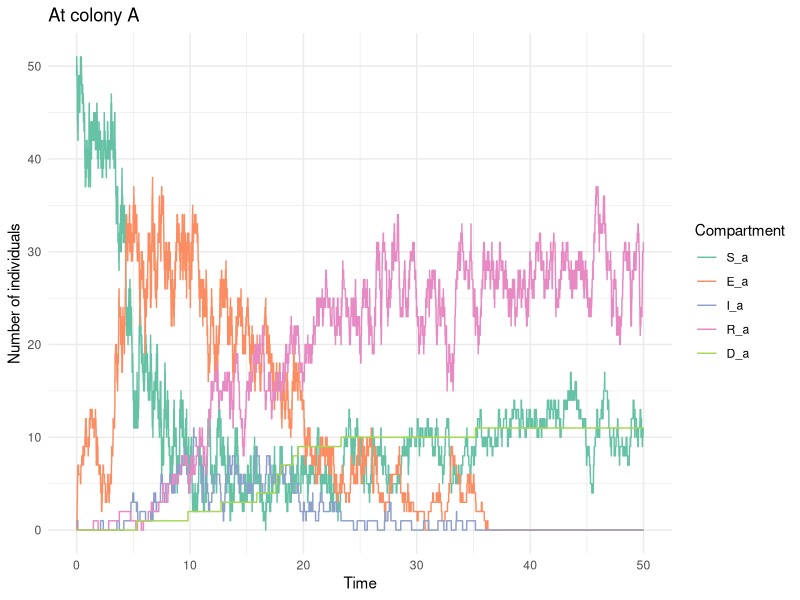
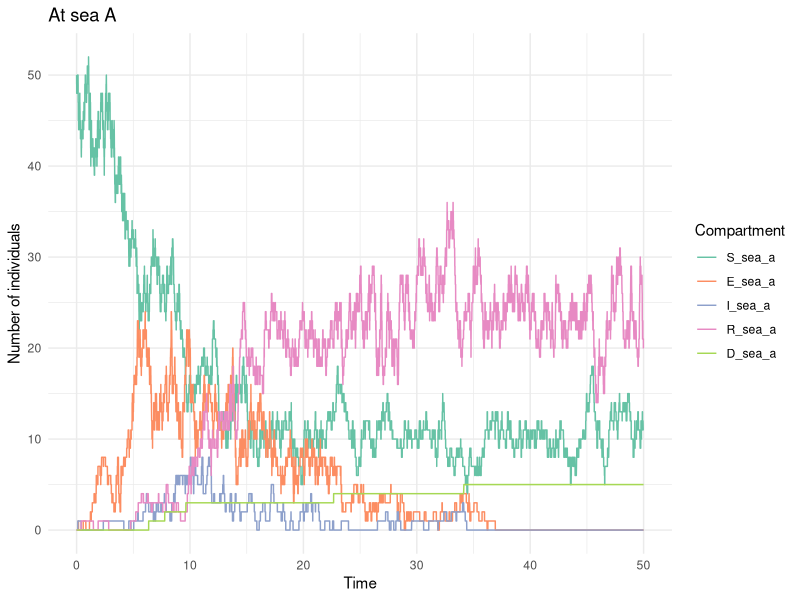
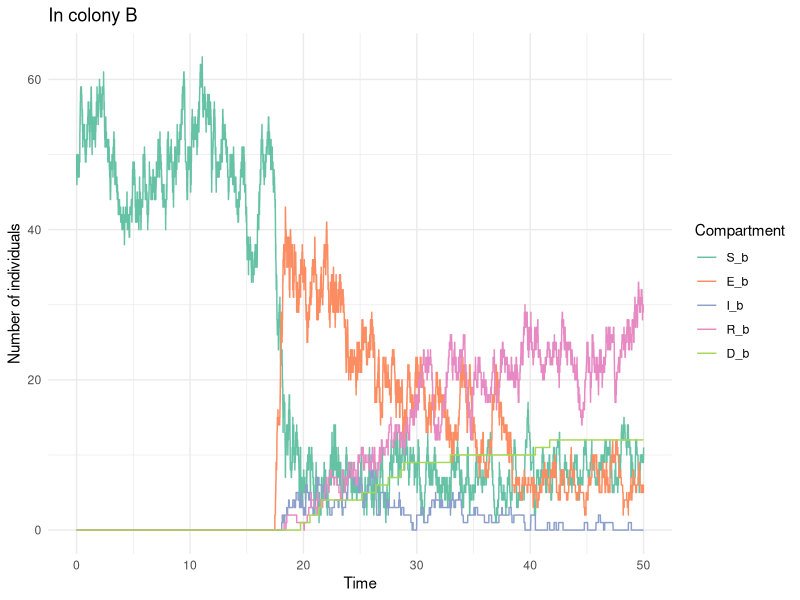

The R source for these figures, in order:



# -------------------------------------------------------------------------


# -------------------------------------------------------------------------



library(tidyverse)
library(ggplot2)
library(reshape2)
library(abind)
library(cowplot)

# Parameters

# Simulation time

total_time = 50    

param = list( 
  
  # Epidemiological parameters
  
  # Transmission rate from exposed individuals and from infectious individuals in a colony, at sea
  beta = matrix(c(0.05, 0.55,
                  0.00, 0.00),
                nrow = 2, ncol = 2, byrow = T),
  # Rate of progression from exposed to infectious (inverse of incubation period)
  sigma = 1/10,
  # Rate of progression from infectious to exposed
  eta =  0.9, 
  # Recovery rate (inverse of infectious period)
  gamma = 1/3,
  # Disease-related mortality rate
  mu = 1/3 * 0.5,
  
  
  # Mobility  parameters
  
  # Transition from sea to the colony (breeders)
  zeta_to_colony = 1,
  # Transition from colony to the sea (breeders)
  zeta_to_sea = 1,
  # Transition from breeder to non-breeder (reproductive failure)
  psi = 0, #Attention départ en couple
  # Transition from sea to the colony (non-breeders)
  rho_to_colony = 1/7,
  # Transition from colony to the sea (non-breeders)
  rho_to_sea = 1/7 * 7,

  
  # Induced dispersion parameters
  
  # Proportion of dispersed adults
  prop_dispersal = 1,
  # Proportion of prospectors among dispersed adults
  prop_prospecting = 2,
  # Date of induced dispersion
  dispersal_date = 20,
  
  # Demographic parameters
  hatching_date = 10

)


# Initial state

## Nestlings
## In colony A
N = 0                
initial_infected = 0
initial_exposed = 0
initial_recovered = 0
initial_susceptible = N - initial_infected - initial_exposed - initial_recovered
initial_dead = 0

initial_state_A_N = c(S = initial_susceptible,
                    E = initial_exposed,
                    I = initial_infected,
                    R = initial_recovered,
                    D = initial_dead)
## Nestlings
## In colony B
N = 0                
initial_infected = 0
initial_exposed = 0
initial_recovered = 0
initial_susceptible = N - initial_infected - initial_exposed - initial_recovered
initial_dead = 0

initial_state_B_N = c(S = initial_susceptible,
                      E = initial_exposed,
                      I = initial_infected,
                      R = initial_recovered,
                      D = initial_dead)


## Breeders
## In colony A
N = 50                  
initial_infected = 1
initial_exposed = 0
initial_recovered = 0
initial_susceptible = N - initial_infected - initial_exposed - initial_recovered
initial_dead = 0

initial_state_A = c(S = initial_susceptible,
                     E = initial_exposed,
                     I = initial_infected,
                     R = initial_recovered,
                     D = initial_dead)

## At sea A
N = 50                  
initial_infected = 0
initial_exposed = 0
initial_recovered = 0
initial_susceptible = N - initial_infected - initial_exposed - initial_recovered
initial_dead = 0

initial_state_sea_a = c(S = initial_susceptible,
                       E = initial_exposed,
                       I = initial_infected,
                       R = initial_recovered,
                       D = initial_dead)

## At sea B
N = 50                
initial_infected = 0
initial_exposed = 0
initial_recovered = 0
initial_susceptible = N - initial_infected - initial_exposed - initial_recovered
initial_dead = 0

initial_state_sea_b = c(S = initial_susceptible,
                      E = initial_exposed,
                      I = initial_infected,
                      R = initial_recovered,
                      D = initial_dead)

## In colony B
N = 50                  
initial_infected = 0
initial_exposed = 0
initial_recovered = 0
initial_susceptible = N - initial_infected - initial_exposed - initial_recovered
initial_dead = 0

initial_state_B <- c(S = initial_susceptible,
                     E = initial_exposed,
                     I = initial_infected,
                     R = initial_recovered,
                     D = initial_dead)

## Non-Breeders
## In colony A
N = 0                  
initial_infected = 0
initial_exposed = 0
initial_recovered = 0
initial_susceptible = N - initial_infected - initial_exposed - initial_recovered
initial_dead = 0

initial_state_A_NB = c(S = initial_susceptible,
                    E = initial_exposed,
                    I = initial_infected,
                    R = initial_recovered,
                    D = initial_dead)

## At sea A
N = 0                  
initial_infected = 0
initial_exposed = 0
initial_recovered = 0
initial_susceptible = N - initial_infected - initial_exposed - initial_recovered
initial_dead = 0

initial_state_sea_a_NB = c(S = initial_susceptible,
                        E = initial_exposed,
                        I = initial_infected,
                        R = initial_recovered,
                        D = initial_dead)

## At sea B
N = 0                  
initial_infected = 0
initial_exposed = 0
initial_recovered = 0
initial_susceptible = N - initial_infected - initial_exposed - initial_recovered
initial_dead = 0

initial_state_sea_b_NB = c(S = initial_susceptible,
                        E = initial_exposed,
                        I = initial_infected,
                        R = initial_recovered,
                        D = initial_dead)

## In colony B
N = 0                  
initial_infected = 0
initial_exposed = 0
initial_recovered = 0
initial_susceptible = N - initial_infected - initial_exposed - initial_recovered
initial_dead = 0

initial_state_B_NB <- c(S = initial_susceptible,
                     E = initial_exposed,
                     I = initial_infected,
                     R = initial_recovered,
                     D = initial_dead)


initial_state = matrix(data = c(initial_state_A,
                                initial_state_sea_a,
                                initial_state_sea_b,
                                initial_state_B,
                                initial_state_A_NB,
                                initial_state_sea_a_NB,
                                initial_state_sea_b_NB,
                                initial_state_B_NB,
                                initial_state_A_N,
                                initial_state_B_N), 
                       nrow = 10, ncol = 5, 
                       byrow = T)


# Gillespie SEIR model function
gillespie_seir = function(param, 
                           initial_state, 
                           total_time) {
  
  beta_E_colony = param$beta[1,1]
  beta_I_colony = param$beta[1,2]
  beta_E_sea = param$beta[2,1]
  beta_I_sea = param$beta[2,2]
  
  sigma = param$sigma
  eta = param$eta
  gamma = param$gamma
  mu = param$mu
  
  zeta_to_colony = param$zeta_to_colony
  zeta_to_sea = param$zeta_to_sea
  psi = param$psi
  rho_to_colony = param$rho_to_colony
  rho_to_sea = param$rho_to_sea
  
  prop_dispersal = param$prop_dispersal
  prop_prospecting = param$prop_prospecting
  dispersal_date = param$dispersal_date
  
  hatching_date = param$hatching_date
  
  # Initialization
  times = c(0)
  states = array(dim = c(10,5,1), data = initial_state)
  already_dispersed = F
  already_hatched = F
  
  # Next event
  while (times[length(times)] < total_time) {
    
    S_a = states[1, 1, dim(states)[3]]
    E_a = states[1, 2, dim(states)[3]]
    I_a = states[1, 3, dim(states)[3]]
    R_a = states[1, 4, dim(states)[3]]
    D_a = states[1, 5, dim(states)[3]]
    
    S_sea_a = states[2, 1, dim(states)[3]]
    E_sea_a = states[2, 2, dim(states)[3]]
    I_sea_a = states[2, 3, dim(states)[3]]
    R_sea_a = states[2, 4, dim(states)[3]]
    D_sea_a = states[2, 5, dim(states)[3]]
    
    S_sea_b = states[3, 1, dim(states)[3]]
    E_sea_b = states[3, 2, dim(states)[3]]
    I_sea_b = states[3, 3, dim(states)[3]]
    R_sea_b = states[3, 4, dim(states)[3]]
    D_sea_b = states[3, 5, dim(states)[3]]
    
    S_b = states[4, 1, dim(states)[3]]
    E_b = states[4, 2, dim(states)[3]]
    I_b = states[4, 3, dim(states)[3]]
    R_b = states[4, 4, dim(states)[3]]
    D_b = states[4, 5, dim(states)[3]]
    
    S_a_NB = states[5, 1, dim(states)[3]]
    E_a_NB = states[5, 2, dim(states)[3]]
    I_a_NB = states[5, 3, dim(states)[3]]
    R_a_NB = states[5, 4, dim(states)[3]]
    D_a_NB = states[5, 5, dim(states)[3]]
    
    S_sea_a_NB = states[6, 1, dim(states)[3]]
    E_sea_a_NB = states[6, 2, dim(states)[3]]
    I_sea_a_NB = states[6, 3, dim(states)[3]]
    R_sea_a_NB = states[6, 4, dim(states)[3]]
    D_sea_a_NB = states[6, 5, dim(states)[3]]

    S_sea_b_NB = states[7, 1, dim(states)[3]]
    E_sea_b_NB = states[7, 2, dim(states)[3]]
    I_sea_b_NB = states[7, 3, dim(states)[3]]
    R_sea_b_NB = states[7, 4, dim(states)[3]]
    D_sea_b_NB = states[7, 5, dim(states)[3]]
    
    S_b_NB = states[8, 1, dim(states)[3]]
    E_b_NB = states[8, 2, dim(states)[3]]
    I_b_NB = states[8, 3, dim(states)[3]]
    R_b_NB = states[8, 4, dim(states)[3]]
    D_b_NB = states[8, 5, dim(states)[3]]
    
    S_a_N = states[9, 1, dim(states)[3]]
    E_a_N = states[9, 2, dim(states)[3]]
    I_a_N = states[9, 3, dim(states)[3]]
    R_a_N = states[9, 4, dim(states)[3]]
    D_a_N = states[9, 5, dim(states)[3]]
    
    S_b_N = states[10, 1, dim(states)[3]]
    E_b_N = states[10, 2, dim(states)[3]]
    I_b_N = states[10, 3, dim(states)[3]]
    R_b_N = states[10, 4, dim(states)[3]]
    D_b_N = states[10, 5, dim(states)[3]]
    
    # Rates of each possible event
    rates = c(
      
      # Nestlings
      
      "S_a_N_to_E_a_N" = beta_E_colony * S_a_N * (E_a+E_a_NB+E_a_N) + beta_I_colony * S_a_N * (I_a+I_a_NB+I_a_N),
      "E_a_N_to_S_a_N" = eta * E_a_N,
      "E_a_N_to_I_a_N" = sigma * E_a_N,
      "I_a_N_to_R_a_N" = gamma * I_a_N,
      "I_a_N_to_D_a_N" = mu * I_a_N,
      
      "S_b_N_to_E_b_N" = beta_E_colony * S_b_N * (E_b+E_b_NB+E_b_N) + beta_I_colony * S_b_N * (I_b+I_b_NB+I_b_N),
      "E_b_N_to_S_b_N" = eta * E_b_N,
      "E_b_N_to_I_b_N" = sigma * E_b_N,
      "I_b_N_to_R_b_N" = gamma * I_b_N,
      "I_b_N_to_D_b_N" = mu * I_b_N,
      
      # Non-Breeders
      
      "S_a_NB_to_E_a_NB" = beta_E_colony * S_a_NB * (E_a+E_a_NB+E_a_N) + beta_I_colony * S_a_NB * (I_a+I_a_NB+I_a_N),
      "E_a_NB_to_S_a_NB" = eta * E_a_NB,
      "E_a_NB_to_I_a_NB" = sigma * E_a_NB,
      "I_a_NB_to_R_a_NB" = gamma * I_a_NB,
      "I_a_NB_to_D_a_NB" = mu * I_a_NB,
      
      "S_sea_a_NB_to_E_sea_a_NB" = 0,
      "E_sea_a_NB_to_S_sea_a_NB" = eta * E_sea_a_NB,
      "E_sea_a_NB_to_I_sea_a_NB" = sigma * E_sea_a_NB,
      "I_sea_a_NB_to_R_sea_a_NB" = gamma * I_sea_a_NB,
      "I_sea_a_NB_to_D_sea_a_NB" = mu * I_sea_a_NB,
      
      "S_sea_b_NB_to_E_sea_b_NB" = 0,
      "E_sea_b_NB_to_S_sea_b_NB" = eta * E_sea_b_NB,
      "E_sea_b_NB_to_I_sea_b_NB" = sigma * E_sea_b_NB,
      "I_sea_b_NB_to_R_sea_b_NB" = gamma * I_sea_b_NB,
      "I_sea_b_NB_to_D_sea_b_NB" = mu * I_sea_b_NB,
      
      "S_b_NB_to_E_b_NB" = beta_E_colony * S_b_NB * (E_b+E_b_NB+E_b_N) + beta_I_colony * S_b_NB * (I_b+I_b_NB+I_b_N),
      "E_b_NB_to_S_b_NB" = eta * E_b_NB,
      "E_b_NB_to_I_b_NB" = sigma * E_b_NB,
      "I_b_NB_to_R_b_NB" = gamma * I_b_NB,
      "I_b_NB_to_D_b_NB" = mu * I_b_NB,
      
      "S_a_NB_to_S_sea_a_NB" = zeta_to_sea * S_a_NB,
      "E_a_NB_to_E_sea_a_NB" = zeta_to_sea * E_a_NB,
      "I_a_NB_to_I_sea_a_NB" = zeta_to_sea * I_a_NB,
      "R_a_NB_to_R_sea_a_NB" = zeta_to_sea * R_a_NB,
      
      "S_sea_a_NB_to_S_a_NB" = zeta_to_colony * S_sea_a_NB,
      "E_sea_a_NB_to_E_a_NB" = zeta_to_colony * E_sea_a_NB,
      "I_sea_a_NB_to_I_a_NB" = zeta_to_colony * I_sea_a_NB,
      "R_sea_a_NB_to_R_a_NB" = zeta_to_colony * R_sea_a_NB,
      
      "S_b_NB_to_S_sea_b_NB" = zeta_to_sea * S_b_NB,
      "E_b_NB_to_E_sea_b_NB" = zeta_to_sea * E_b_NB,
      "I_b_NB_to_I_sea_b_NB" = zeta_to_sea * I_b_NB,
      "R_b_NB_to_R_sea_b_NB" = zeta_to_sea * R_b_NB,
      
      "S_sea_b_NB_to_S_b_NB" = zeta_to_colony * S_sea_b_NB,
      "E_sea_b_NB_to_E_b_NB" = zeta_to_colony * E_sea_b_NB,
      "I_sea_b_NB_to_I_b_NB" = zeta_to_colony * I_sea_b_NB,
      "R_sea_b_NB_to_R_b_NB" = zeta_to_colony * R_sea_b_NB,
      
      # Breeders
      
      "S_a_to_E_a" = beta_E_colony * S_a * (E_a+E_a_NB+E_a_N) + beta_I_colony * S_a * (I_a+I_a_NB+I_a_N),
      "E_a_to_S_a" = eta * E_a,
      "E_a_to_I_a" = sigma * E_a,
      "I_a_to_R_a" = gamma * I_a,
      "I_a_to_D_a" = mu * I_a,

      "S_sea_a_to_E_sea_a" = 0,
      "E_sea_a_to_S_sea_a" = eta * E_sea_a,
      "E_sea_a_to_I_sea_a" = sigma * E_sea_a,
      "I_sea_a_to_R_sea_a" = gamma * I_sea_a,
      "I_sea_a_to_D_sea_a" = mu * I_sea_a,
      
      "S_sea_b_to_E_sea_b" = 0,
      "E_sea_b_to_S_sea_b" = eta * E_sea_b,
      "E_sea_b_to_I_sea_b" = sigma * E_sea_b,
      "I_sea_b_to_R_sea_b" = gamma * I_sea_b,
      "I_sea_b_to_D_sea_b" = mu * I_sea_b,
      
      "S_b_to_E_b" = beta_E_colony * S_b * (E_b+E_b_NB+E_b_N) + beta_I_colony * S_b * (I_b+I_b_NB+I_b_N),
      "E_b_to_S_b" = eta * E_b,
      "E_b_to_I_b" = sigma * E_b,
      "I_b_to_R_b" = gamma * I_b,
      "I_b_to_D_b" = mu * I_b,
      
      "S_a_to_S_sea_a" = zeta_to_sea * S_a,
      "E_a_to_E_sea_a" = zeta_to_sea * E_a,
      "I_a_to_I_sea_a" = zeta_to_sea * I_a,
      "R_a_to_R_sea_a" = zeta_to_sea * R_a,
      
      "S_sea_a_to_S_a" = zeta_to_colony * S_sea_a,
      "E_sea_a_to_E_a" = zeta_to_colony * E_sea_a,
      "I_sea_a_to_I_a" = zeta_to_colony * I_sea_a,
      "R_sea_a_to_R_a" = zeta_to_colony * R_sea_a,
      
      "S_b_to_S_sea_b" = zeta_to_sea * S_b,
      "E_b_to_E_sea_b" = zeta_to_sea * E_b,
      "I_b_to_I_sea_b" = zeta_to_sea * I_b,
      "R_b_to_R_sea_b" = zeta_to_sea * R_b,
      
      "S_sea_b_to_S_b" = zeta_to_colony * S_sea_b,
      "E_sea_b_to_E_b" = zeta_to_colony * E_sea_b,
      "I_sea_b_to_I_b" = zeta_to_colony * I_sea_b,
      "R_sea_b_to_R_b" = zeta_to_colony * R_sea_b,
      
      # Breeders become Non-Breeders
      
      "S_a_to_S_a_NB" = psi * S_a,
      "E_a_to_E_a_NB" = psi * E_a,
      "I_a_to_I_a_NB" = psi * I_a,
      "R_a_to_R_a_NB" = psi * R_a,
      
      # Prospecting
      
      "S_sea_a_NB_to_S_sea_b_NB" = prop_prospecting * S_sea_a_NB,
      "E_sea_a_NB_to_E_sea_b_NB" = prop_prospecting * E_sea_a_NB,
      "I_sea_a_NB_to_I_sea_b_NB" = prop_prospecting * I_sea_a_NB,
      "R_sea_a_NB_to_R_sea_b_NB" = prop_prospecting * R_sea_a_NB
      
      
      
      
    )

    total_rate = sum(rates)
    
    if (total_rate == 0) {
      break
    }
    
    time_step = rexp(1, total_rate)
    next_time = times[length(times)] + time_step
    
    
    # Hatching
    if (next_time > hatching_date & !already_hatched) { 
      
      S_a_N = round((S_a + E_a + I_a + R_a)/2)
      S_b_N = round((S_b + E_b + I_b + R_b)/2)
      
      already_hatched = T
      
      new_state = matrix(data = c(S_a, E_a, I_a, R_a, D_a,
                                  S_sea_a, E_sea_a, I_sea_a, R_sea_a, D_sea_a,
                                  S_sea_b, E_sea_b, I_sea_b, R_sea_b, D_sea_b,
                                  S_b, E_b, I_b, R_b, D_b,
                                  
                                  S_a_NB, E_a_NB, I_a_NB, R_a_NB, D_a_NB,
                                  S_sea_a_NB, E_sea_a_NB, I_sea_a_NB, R_sea_a_NB, D_sea_a_NB,
                                  S_sea_b_NB, E_sea_b_NB, I_sea_b_NB, R_sea_b_NB, D_sea_b_NB,
                                  S_b_NB, E_b_NB, I_b_NB, R_b_NB, D_b_NB,
                                  
                                  S_a_N, E_a_N, I_a_N, R_a_N, D_a_N,
                                  S_b_N, E_b_N, I_b_N, R_b_N, D_b_N),
                         nrow = 10, ncol = 5, 
                         byrow = T)
      
      states = abind(states, new_state)
      
      times = c(times, hatching_date)
      
      
      # Rates of each possible event
      rates = c(
        
        # Nestlings
        
        "S_a_N_to_E_a_N" = beta_E_colony * S_a_N * (E_a+E_a_NB+E_a_N) + beta_I_colony * S_a_N * (I_a+I_a_NB+I_a_N),
        "E_a_N_to_S_a_N" = eta * E_a_N,
        "E_a_N_to_I_a_N" = sigma * E_a_N,
        "I_a_N_to_R_a_N" = gamma * I_a_N,
        "I_a_N_to_D_a_N" = mu * I_a_N,
        
        "S_b_N_to_E_b_N" = beta_E_colony * S_b_N * (E_b+E_b_NB+E_b_N) + beta_I_colony * S_b_N * (I_b+I_b_NB+I_b_N),
        "E_b_N_to_S_b_N" = eta * E_b_N,
        "E_b_N_to_I_b_N" = sigma * E_b_N,
        "I_b_N_to_R_b_N" = gamma * I_b_N,
        "I_b_N_to_D_b_N" = mu * I_b_N,
        
        # Non-Breeders
        
        "S_a_NB_to_E_a_NB" = beta_E_colony * S_a_NB * (E_a+E_a_NB+E_a_N) + beta_I_colony * S_a_NB * (I_a+I_a_NB+I_a_N),
        "E_a_NB_to_S_a_NB" = eta * E_a_NB,
        "E_a_NB_to_I_a_NB" = sigma * E_a_NB,
        "I_a_NB_to_R_a_NB" = gamma * I_a_NB,
        "I_a_NB_to_D_a_NB" = mu * I_a_NB,
        
        "S_sea_a_NB_to_E_sea_a_NB" = 0,
        "E_sea_a_NB_to_S_sea_a_NB" = eta * E_sea_a_NB,
        "E_sea_a_NB_to_I_sea_a_NB" = sigma * E_sea_a_NB,
        "I_sea_a_NB_to_R_sea_a_NB" = gamma * I_sea_a_NB,
        "I_sea_a_NB_to_D_sea_a_NB" = mu * I_sea_a_NB,
        
        "S_sea_b_NB_to_E_sea_b_NB" = 0,
        "E_sea_b_NB_to_S_sea_b_NB" = eta * E_sea_b_NB,
        "E_sea_b_NB_to_I_sea_b_NB" = sigma * E_sea_b_NB,
        "I_sea_b_NB_to_R_sea_b_NB" = gamma * I_sea_b_NB,
        "I_sea_b_NB_to_D_sea_b_NB" = mu * I_sea_b_NB,
        
        "S_b_NB_to_E_b_NB" = beta_E_colony * S_b_NB * (E_b+E_b_NB+E_b_N) + beta_I_colony * S_b_NB * (I_b+I_b_NB+I_b_N),
        "E_b_NB_to_S_b_NB" = eta * E_b_NB,
        "E_b_NB_to_I_b_NB" = sigma * E_b_NB,
        "I_b_NB_to_R_b_NB" = gamma * I_b_NB,
        "I_b_NB_to_D_b_NB" = mu * I_b_NB,
        
        "S_a_NB_to_S_sea_a_NB" = zeta_to_sea * S_a_NB,
        "E_a_NB_to_E_sea_a_NB" = zeta_to_sea * E_a_NB,
        "I_a_NB_to_I_sea_a_NB" = zeta_to_sea * I_a_NB,
        "R_a_NB_to_R_sea_a_NB" = zeta_to_sea * R_a_NB,
        
        "S_sea_a_NB_to_S_a_NB" = zeta_to_colony * S_sea_a_NB,
        "E_sea_a_NB_to_E_a_NB" = zeta_to_colony * E_sea_a_NB,
        "I_sea_a_NB_to_I_a_NB" = zeta_to_colony * I_sea_a_NB,
        "R_sea_a_NB_to_R_a_NB" = zeta_to_colony * R_sea_a_NB,
        
        "S_b_NB_to_S_sea_b_NB" = zeta_to_sea * S_b_NB,
        "E_b_NB_to_E_sea_b_NB" = zeta_to_sea * E_b_NB,
        "I_b_NB_to_I_sea_b_NB" = zeta_to_sea * I_b_NB,
        "R_b_NB_to_R_sea_b_NB" = zeta_to_sea * R_b_NB,
        
        "S_sea_b_NB_to_S_b_NB" = zeta_to_colony * S_sea_b_NB,
        "E_sea_b_NB_to_E_b_NB" = zeta_to_colony * E_sea_b_NB,
        "I_sea_b_NB_to_I_b_NB" = zeta_to_colony * I_sea_b_NB,
        "R_sea_b_NB_to_R_b_NB" = zeta_to_colony * R_sea_b_NB,
        
        # Breeders
        
        "S_a_to_E_a" = beta_E_colony * S_a * (E_a+E_a_NB+E_a_N) + beta_I_colony * S_a * (I_a+I_a_NB+I_a_N),
        "E_a_to_S_a" = eta * E_a,
        "E_a_to_I_a" = sigma * E_a,
        "I_a_to_R_a" = gamma * I_a,
        "I_a_to_D_a" = mu * I_a,
        
        "S_sea_a_to_E_sea_a" = 0,
        "E_sea_a_to_S_sea_a" = eta * E_sea_a,
        "E_sea_a_to_I_sea_a" = sigma * E_sea_a,
        "I_sea_a_to_R_sea_a" = gamma * I_sea_a,
        "I_sea_a_to_D_sea_a" = mu * I_sea_a,
        
        "S_sea_b_to_E_sea_b" = 0,
        "E_sea_b_to_S_sea_b" = eta * E_sea_b,
        "E_sea_b_to_I_sea_b" = sigma * E_sea_b,
        "I_sea_b_to_R_sea_b" = gamma * I_sea_b,
        "I_sea_b_to_D_sea_b" = mu * I_sea_b,
        
        "S_b_to_E_b" = beta_E_colony * S_b * (E_b+E_b_NB+E_b_N) + beta_I_colony * S_b * (I_b+I_b_NB+I_b_N),
        "E_b_to_S_b" = eta * E_b,
        "E_b_to_I_b" = sigma * E_b,
        "I_b_to_R_b" = gamma * I_b,
        "I_b_to_D_b" = mu * I_b,
        
        "S_a_to_S_sea_a" = zeta_to_sea * S_a,
        "E_a_to_E_sea_a" = zeta_to_sea * E_a,
        "I_a_to_I_sea_a" = zeta_to_sea * I_a,
        "R_a_to_R_sea_a" = zeta_to_sea * R_a,
        
        "S_sea_a_to_S_a" = zeta_to_colony * S_sea_a,
        "E_sea_a_to_E_a" = zeta_to_colony * E_sea_a,
        "I_sea_a_to_I_a" = zeta_to_colony * I_sea_a,
        "R_sea_a_to_R_a" = zeta_to_colony * R_sea_a,
        
        "S_b_to_S_sea_b" = zeta_to_sea * S_b,
        "E_b_to_E_sea_b" = zeta_to_sea * E_b,
        "I_b_to_I_sea_b" = zeta_to_sea * I_b,
        "R_b_to_R_sea_b" = zeta_to_sea * R_b,
        
        "S_sea_b_to_S_b" = zeta_to_colony * S_sea_b,
        "E_sea_b_to_E_b" = zeta_to_colony * E_sea_b,
        "I_sea_b_to_I_b" = zeta_to_colony * I_sea_b,
        "R_sea_b_to_R_b" = zeta_to_colony * R_sea_b,
        
        # Breeders become Non-Breeders
        
        "S_a_to_S_a_NB" = psi * S_a,
        "E_a_to_E_a_NB" = psi * E_a,
        "I_a_to_I_a_NB" = psi * I_a,
        "R_a_to_R_a_NB" = psi * R_a,
        
        # Prospecting
        
        "S_sea_a_NB_to_S_sea_b_NB" = prop_prospecting * S_sea_a_NB,
        "E_sea_a_NB_to_E_sea_b_NB" = prop_prospecting * E_sea_a_NB,
        "I_sea_a_NB_to_I_sea_b_NB" = prop_prospecting * I_sea_a_NB,
        "R_sea_a_NB_to_R_sea_b_NB" = prop_prospecting * R_sea_a_NB
        
      )
      
      total_rate = sum(rates)
      
      if (total_rate == 0) {
        break
      }
      
      time_step = rexp(1, total_rate)
      next_time = times[length(times)] + time_step
      
      
    }
    
    
    # Induction of dispersion
    if (F) { 
    #if (next_time > dispersal_date & !already_dispersed) { 
      
      # Number of adults in colony A
      N_a = S_a + E_a + I_a + R_a
      # Number of adults in colony A who are dispersed
      N_disp_a = round(N_a * prop_dispersal)
      # Distribution of dispersed adults by epidemiological status
      disp_a = sample(c(rep("S_a", S_a), rep("E_a", E_a),rep("I_a", I_a),rep("R_a", R_a)),
             size = N_disp_a, 
             replace = F) %>% 
        factor(., levels = c("S_a","E_a","I_a","R_a")) %>% 
        table()

      # Number of susceptible adults who are dispersed from colony A
      disp_S_a = disp_a["S_a"]
      # Number of susceptible adults who are dispersed from colony A and prospect other colonies
      disp_S_a_prospecting=  rbinom(1, size = disp_S_a, prob = prop_prospecting)
      # Update of the number of susceptible adults
      S_a = S_a - disp_S_a
      S_sea = S_sea + (disp_S_a - disp_S_a_prospecting)
      S_b = S_b + disp_S_a_prospecting
      
      # Same for exposed adults from colony A
      disp_E_a = disp_a["E_a"]
      disp_E_a_prospecting=  rbinom(1, size = disp_E_a, prob = prop_prospecting)
      E_a = E_a - disp_E_a
      E_sea = E_sea + (disp_E_a - disp_E_a_prospecting)
      E_b = E_b + disp_E_a_prospecting
      
      # Same for infected adults from colony A
      disp_I_a = disp_a["I_a"]
      disp_I_a_prospecting=  rbinom(1, size = disp_I_a, prob = prop_prospecting)
      I_a = I_a - disp_I_a
      I_sea = I_sea + (disp_I_a - disp_I_a_prospecting)
      I_b = I_b + disp_I_a_prospecting
      
      # Same for recovered adults from colony A
      disp_R_a = disp_a["R_a"]
      disp_R_a_prospecting=  rbinom(1, size = disp_R_a, prob = prop_prospecting)
      R_a = R_a - disp_R_a
      R_sea = R_sea + (disp_R_a - disp_R_a_prospecting)
      R_b = R_b + disp_R_a_prospecting
      
      already_dispersed = T
      
      new_state = matrix(data = c(S_a, E_a, I_a, R_a, D_a,
                                  S_sea, E_sea, I_sea, R_sea, D_sea,
                                  S_b, E_b, I_b, R_b, D_b),
                         nrow = 3, ncol = 5, 
                         byrow = T)
      
      states = abind(states, new_state)
      
      times = c(times, dispersal_date)
      
      # Transmission period
      period = findInterval(times[length(times)], transmission_period) 
      beta_colony_t = beta_colony[period]
      beta_sea_t = beta_sea[period]
      
      # Rates of each possible event
      rates = c(
        "S_a_to_E_a" = beta_colony_t * S_a * I_a,
        "E_a_to_S_a" = eta * E_a,
        "E_a_to_I_a" = sigma * E_a,
        "I_a_to_R_a" = gamma * I_a,
        "I_a_to_D_a" = mu * I_a,
        
        "S_sea_to_E_sea" = beta_sea_t * S_sea * I_sea,
        "E_sea_to_S_sea" = eta * E_sea,
        "E_sea_to_I_sea" = sigma * E_sea,
        "I_sea_to_R_sea" = gamma * I_sea,
        "I_sea_to_D_sea" = mu * I_sea,
        
        "S_b_to_E_b" = beta_colony_t * S_b * I_b,
        "E_b_to_S_b" = eta * E_b,
        "E_b_to_I_b" = sigma * E_b,
        "I_b_to_R_b" = gamma * I_b,
        "I_b_to_D_b" = mu * I_b,
        
        "S_a_to_S_sea" = zeta * S_a,
        "E_a_to_E_sea" = zeta * E_a,
        "I_a_to_I_sea" = zeta * I_a,
        "R_a_to_R_sea" = zeta * R_a
        
      )
      
      total_rate = sum(rates)
      
      if (total_rate == 0) {
        break
      }
      
      time_step = rexp(1, total_rate)
      next_time = times[length(times)] + time_step
        
    }
    

    times = c(times, next_time)
    
    transition = sample(names(rates), 1, prob = rates / total_rate)
    
    if (transition == "S_a_to_E_a") {
      S_a = S_a - 1
      E_a = E_a + 1
    } else if (transition == "E_a_to_S_a") {
      E_a = E_a - 1
      S_a = S_a + 1
    } else if (transition == "E_a_to_I_a") {
      E_a = E_a - 1
      I_a = I_a + 1
    } else if (transition == "I_a_to_R_a") {
      I_a = I_a - 1
      R_a = R_a + 1
    } else if (transition == "I_a_to_D_a") {
      I_a = I_a - 1
      D_a = D_a + 1
      partner = sample(c(rep("S_a", S_a), rep("E_a", E_a),rep("I_a", I_a),rep("R_a", R_a),
                         rep("S_sea_a", S_a), rep("E_sea_a", E_a),rep("I_sea_a", I_a),rep("R_sea_a", R_a)),
      size = 1)
      if (partner == "S_a"){
        S_a = S_a - 1
        S_a_NB = S_a_NB + 1
      } else if (partner == "E_a"){
        E_a = E_a - 1
        E_a_NB = E_a_NB + 1
      } else if (partner == "I_a"){
        I_a = I_a - 1
        I_a_NB = I_a_NB + 1
      } else if (partner == "R_a"){
        R_a = R_a - 1
        R_a_NB = R_a_NB + 1
      } else if (partner == "S_sea_a"){
        S_sea_a = S_sea_a - 1
        S_sea_a_NB = S_sea_a_NB + 1
      } else if (partner == "E_sea_a"){
        E_sea_a = E_sea_a - 1
        E_sea_a_NB = E_sea_a_NB + 1
      } else if (partner == "I_sea_a"){
        I_sea_a = I_sea_a - 1
        I_sea_a_NB = I_sea_a_NB + 1
      } else if (partner == "R_sea_a"){
        R_sea_a = R_sea_a - 1
        R_sea_a_NB = R_sea_a_NB + 1
      }
    } else if (transition == "S_sea_a_to_E_sea_a") {
      S_sea_a = S_sea_a - 1
      E_sea_a = E_sea_a + 1
    } else if (transition == "E_sea_a_to_S_sea_a") {
      E_sea_a = E_sea_a - 1
      S_sea_a = S_sea_a + 1
    } else if (transition == "E_sea_a_to_I_sea_a") {
      E_sea_a = E_sea_a - 1
      I_sea_a = I_sea_a + 1
    } else if (transition == "I_sea_a_to_R_sea_a") {
      I_sea_a = I_sea_a - 1
      R_sea_a = R_sea_a + 1
    } else if (transition == "I_sea_a_to_D_sea_a") {
      I_sea_a = I_sea_a - 1
      D_sea_a = D_sea_a + 1
    } else if (transition == "S_sea_b_to_E_sea_b") {
      S_sea_b = S_sea_b - 1
      E_sea_b = E_sea_b + 1
    } else if (transition == "E_sea_b_to_S_sea_b") {
      E_sea_b = E_sea_b - 1
      S_sea_b = S_sea_b + 1
    } else if (transition == "E_sea_b_to_I_sea_b") {
      E_sea_b = E_sea_b - 1
      I_sea_b = I_sea_b + 1
    } else if (transition == "I_sea_b_to_R_sea_b") {
      I_sea_b = I_sea_b - 1
      R_sea_b = R_sea_b + 1
    } else if (transition == "I_sea_b_to_D_sea_b") {
      I_sea_b = I_sea_b - 1
      D_sea_b = D_sea_b + 1
    } else if (transition == "S_b_to_E_b") {
      S_b = S_b - 1
      E_b = E_b + 1
    } else if (transition == "E_b_to_S_b") {
      E_b = E_b - 1
      S_b = S_b + 1
    } else if (transition == "E_b_to_I_b") {
      E_b = E_b - 1
      I_b = I_b + 1
    } else if (transition == "I_b_to_R_b") {
      I_b = I_b - 1
      R_b = R_b + 1
    } else if (transition == "I_b_to_D_b") {
      I_b = I_b - 1
      D_b = D_b + 1
    } else if (transition == "S_a_to_S_sea_a") {
      S_a = S_a - 1
      S_sea_a = S_sea_a + 1
    } else if (transition == "E_a_to_E_sea_a") {
      E_a = E_a - 1
      E_sea_a = E_sea_a + 1
    } else if (transition == "I_a_to_I_sea_a") {
      I_a = I_a - 1
      I_sea_a = I_sea_a + 1
    } else if (transition == "R_a_to_R_sea_a") {
      R_a = R_a - 1
      R_sea_a = R_sea_a + 1
    } else if (transition == "S_b_to_S_sea_b") {
      S_b = S_b - 1
      S_sea_b = S_sea_b + 1
    } else if (transition == "E_b_to_E_sea_b") {
      E_b = E_b - 1
      E_sea_b = E_sea_b + 1
    } else if (transition == "I_b_to_I_sea_b") {
      I_b = I_b - 1
      I_sea_b = I_sea_b + 1
    } else if (transition == "R_b_to_R_sea_b") {
      R_b = R_b - 1
      R_sea_b = R_sea_b + 1
    }else if (transition == "S_sea_a_to_S_a") {
      S_a = S_a + 1
      S_sea_a = S_sea_a - 1
    } else if (transition == "E_sea_a_to_E_a") {
      E_a = E_a + 1
      E_sea_a = E_sea_a - 1
    } else if (transition == "I_sea_a_to_I_a") {
      I_a = I_a + 1
      I_sea_a = I_sea_a - 1
    } else if (transition == "R_sea_a_to_R_a") {
      R_a = R_a + 1
      R_sea_a = R_sea_a - 1
    } else if (transition == "S_sea_b_to_S_b") {
      S_b = S_b + 1
      S_sea_b = S_sea_b - 1
    } else if (transition == "E_sea_b_to_E_b") {
      E_b = E_b + 1
      E_sea_b = E_sea_b - 1
    } else if (transition == "I_sea_b_to_I_b") {
      I_b = I_b + 1
      I_sea_b = I_sea_b - 1
    } else if (transition == "R_sea_b_to_R_b") {
      R_b = R_b + 1
      R_sea_b = R_sea_b - 1
    } else if (transition == "S_a_to_E_a_NB") {
      S_a_NB = S_a_NB - 1
      E_a_NB = E_a_NB + 1
    } else if (transition == "E_a_NB_to_S_a_NB") {
      E_a_NB = E_a_NB - 1
      S_a_NB = S_a_NB + 1
    } else if (transition == "E_a_NB_to_I_a_NB") {
      E_a_NB = E_a_NB - 1
      I_a_NB = I_a_NB + 1
    } else if (transition == "I_a_NB_to_R_a_NB") {
      I_a_NB = I_a_NB - 1
      R_a_NB = R_a_NB + 1
    } else if (transition == "I_a_NB_to_D_a_NB") {
      I_a_NB = I_a_NB - 1
      D_a_NB = D_a_NB + 1
    } else if (transition == "S_sea_a_NB_to_E_sea_a_NB") {
      S_sea_a_NB = S_sea_a_NB - 1
      E_sea_a_NB = E_sea_a_NB + 1
    } else if (transition == "E_sea_a_NB_to_S_sea_a_NB") {
      E_sea_a_NB = E_sea_a_NB - 1
      S_sea_a_NB = S_sea_a_NB + 1
    } else if (transition == "E_sea_a_NB_to_I_sea_a_NB") {
      E_sea_a_NB = E_sea_a_NB - 1
      I_sea_a_NB = I_sea_a_NB + 1
    } else if (transition == "I_sea_a_NB_to_R_sea_a_NB") {
      I_sea_a_NB = I_sea_a_NB - 1
      R_sea_a_NB = R_sea_a_NB + 1
    } else if (transition == "I_sea_a_NB_to_D_sea_a_NB") {
      I_sea_a_NB = I_sea_a_NB - 1
      D_sea_a_NB = D_sea_a_NB + 1
    } else if (transition == "S_sea_b_NB_to_E_sea_b_NB") {
      S_sea_b_NB = S_sea_b_NB - 1
      E_sea_b_NB = E_sea_b_NB + 1
    } else if (transition == "E_sea_b_NB_to_S_sea_b_NB") {
      E_sea_b_NB = E_sea_b_NB - 1
      S_sea_b_NB = S_sea_b_NB + 1
    } else if (transition == "E_sea_b_NB_to_I_sea_b_NB") {
      E_sea_b_NB = E_sea_b_NB - 1
      I_sea_b_NB = I_sea_b_NB + 1
    } else if (transition == "I_sea_b_NB_to_R_sea_b_NB") {
      I_sea_b_NB = I_sea_b_NB - 1
      R_sea_b_NB = R_sea_b_NB + 1
    } else if (transition == "I_sea_b_NB_to_D_sea_b_NB") {
      I_sea_b_NB = I_sea_b_NB - 1
      D_sea_b_NB = D_sea_b_NB + 1
    } else if (transition == "S_b_NB_to_E_b_NB") {
      S_b_NB = S_b_NB - 1
      E_b_NB = E_b_NB + 1
    } else if (transition == "E_b_NB_to_S_b_NB") {
      E_b_NB = E_b_NB - 1
      S_b_NB = S_b_NB + 1
    } else if (transition == "E_b_NB_to_I_b_NB") {
      E_b_NB = E_b_NB - 1
      I_b_NB = I_b_NB + 1
    } else if (transition == "I_b_NB_to_R_b_NB") {
      I_b_NB = I_b_NB - 1
      R_b_NB = R_b_NB + 1
    } else if (transition == "I_b_NB_to_D_b_NB") {
      I_b_NB = I_b_NB - 1
      D_b_NB = D_b_NB + 1
    } else if (transition == "S_a_NB_to_S_sea_a_NB") {
      S_a_NB = S_a_NB - 1
      S_sea_a_NB = S_sea_a_NB + 1
    } else if (transition == "E_a_NB_to_E_sea_a_NB") {
      E_a_NB = E_a_NB - 1
      E_sea_a_NB = E_sea_a_NB + 1
    } else if (transition == "I_a_NB_to_I_sea_a_NB") {
      I_a_NB = I_a_NB - 1
      I_sea_a_NB = I_sea_a_NB + 1
    } else if (transition == "R_a_NB_to_R_sea_a_NB") {
      R_a_NB = R_a_NB - 1
      R_sea_a_NB = R_sea_a_NB + 1
    } else if (transition == "S_b_NB_to_S_sea_b_NB") {
      S_b_NB = S_b_NB - 1
      S_sea_b_NB = S_sea_b_NB + 1
    } else if (transition == "E_b_NB_to_E_sea_b_NB") {
      E_b_NB = E_b_NB - 1
      E_sea_b_NB = E_sea_b_NB + 1
    } else if (transition == "I_b_NB_to_I_sea_b_NB") {
      I_b_NB = I_b_NB - 1
      I_sea_b_NB = I_sea_b_NB + 1
    } else if (transition == "R_b_NB_to_R_sea_b_NB") {
      R_b_NB = R_b_NB - 1
      R_sea_b_NB = R_sea_b_NB + 1
    }else if (transition == "S_sea_a_NB_to_S_a_NB") {
      S_a_NB = S_a_NB + 1
      S_sea_a_NB = S_sea_a_NB - 1
    } else if (transition == "E_sea_a_NB_to_E_a_NB") {
      E_a_NB = E_a_NB + 1
      E_sea_a_NB = E_sea_a_NB - 1
    } else if (transition == "I_sea_a_NB_to_I_a_NB") {
      I_a_NB = I_a_NB + 1
      I_sea_a_NB = I_sea_a_NB - 1
    } else if (transition == "R_sea_a_NB_to_R_a_NB") {
      R_a_NB = R_a_NB + 1
      R_sea_a_NB = R_sea_a_NB - 1
    } else if (transition == "S_sea_b_NB_to_S_b_NB") {
      S_b_NB = S_b_NB + 1
      S_sea_b_NB = S_sea_b_NB - 1
    } else if (transition == "E_sea_b_NB_to_E_b_NB") {
      E_b_NB = E_b_NB + 1
      E_sea_b_NB = E_sea_b_NB - 1
    } else if (transition == "I_sea_b_NB_to_I_b_NB") {
      I_b_NB = I_b_NB + 1
      I_sea_b_NB = I_sea_b_NB - 1
    } else if (transition == "R_sea_b_NB_to_R_b_NB") {
      R_b_NB = R_b_NB + 1
      R_sea_b_NB = R_sea_b_NB - 1
    } else if (transition == "S_a_to_S_a_NB") {
      S_a = S_a - 2
      S_a_NB = S_a_NB + 2
    } else if (transition == "E_a_to_E_a_NB") {
      E_a = E_a - 2
      E_a_NB = E_a_NB + 2
    } else if (transition == "I_a_to_I_a_NB") {
      I_a = I_a - 2
      I_a_NB = I_a_NB + 2
    } else if (transition == "E_a_to_E_a_NB") {
      R_a = R_a - 2
      R_a_NB = R_a_NB + 2
    } else if (transition == "S_sea_a_NB_to_S_sea_b_NB") {
      S_sea_a_NB = S_sea_a_NB - 1
      S_sea_b_NB = S_sea_b_NB + 1
    }else if (transition == "E_sea_a_NB_to_E_sea_b_NB") {
      E_sea_a_NB = E_sea_a_NB - 1
      E_sea_b_NB = E_sea_b_NB + 1
    }else if (transition == "I_sea_a_NB_to_I_sea_b_NB") {
      I_sea_a_NB = I_sea_a_NB - 1
      I_sea_b_NB = I_sea_b_NB + 1
    }else if (transition == "S_sea_a_NB_to_S_sea_b_NB") {
      R_sea_a_NB = R_sea_a_NB - 1
      R_sea_b_NB = R_sea_b_NB + 1
    }else if (transition == "S_a_N_to_E_a_N"){
      S_a_N = S_a_N - 1
      E_a_N = E_a_N + 1
    }else if (transition == "E_a_N_to_S_a_N"){
      E_a_N = E_a_N - 1
      S_a_N = S_a_N + 1
    }else if (transition == "E_a_N_to_I_a_N"){
      E_a_N = E_a_N - 1
      I_a_N = I_a_N + 1
    }else if (transition == "I_a_N_to_R_a_N"){
      I_a_N = I_a_N - 1
      R_a_N = R_a_N + 1
    }else if (transition == "I_a_N_to_R_a_N"){
      I_a_N = I_a_N - 1
      R_a_N = R_a_N + 1
    }else if (transition == "I_a_N_to_D_a_N"){
      I_a_N = I_a_N - 1
      D_a_N = D_a_N + 1
    }else if (transition == "S_b_N_to_E_b_N"){
      S_b_N = S_b_N - 1
      E_b_N = E_b_N + 1
    }else if (transition == "E_b_N_to_S_b_N"){
      E_b_N = E_b_N - 1
      S_b_N = S_b_N + 1
    }else if (transition == "E_b_N_to_I_b_N"){
      E_b_N = E_b_N - 1
      I_b_N = I_b_N + 1
    }else if (transition == "I_b_N_to_R_b_N"){
      I_b_N = I_b_N - 1
      R_b_N = R_b_N + 1
    }else if (transition == "I_b_N_to_R_b_N"){
      I_b_N = I_b_N - 1
      R_b_N = R_b_N + 1
    }else if (transition == "I_b_N_to_D_b_N"){
      I_b_N = I_b_N - 1
      D_b_N = D_b_N + 1
    }
    
    

    
    
    new_state = matrix(data = c(S_a, E_a, I_a, R_a, D_a,
                                S_sea_a, E_sea_a, I_sea_a, R_sea_a, D_sea_a,
                                S_sea_b, E_sea_b, I_sea_b, R_sea_b, D_sea_b,
                                S_b, E_b, I_b, R_b, D_b,
                                
                                S_a_NB, E_a_NB, I_a_NB, R_a_NB, D_a_NB,
                                S_sea_a_NB, E_sea_a_NB, I_sea_a_NB, R_sea_a_NB, D_sea_a_NB,
                                S_sea_b_NB, E_sea_b_NB, I_sea_b_NB, R_sea_b_NB, D_sea_b_NB,
                                S_b_NB, E_b_NB, I_b_NB, R_b_NB, D_b_NB,
                                
                                S_a_N, E_a_N, I_a_N, R_a_N, D_a_N,
                                S_b_N, E_b_N, I_b_N, R_b_N, D_b_N),
                           nrow = 10, ncol = 5, 
                           byrow = T)
    
    print(new_state)
    
    states = abind(states, new_state)

  }
  
  output = data.frame(
    time = times,
    S_a = states[1, 1, ],
    E_a = states[1, 2, ],
    I_a = states[1, 3, ],
    R_a = states[1, 4, ],
    D_a = states[1, 5, ],
    S_sea_a = states[2, 1, ],
    E_sea_a = states[2, 2, ],
    I_sea_a = states[2, 3, ],
    R_sea_a = states[2, 4, ],
    D_sea_a = states[2, 5, ],
    S_sea_b = states[3, 1, ],
    E_sea_b = states[3, 2, ],
    I_sea_b = states[3, 3, ],
    R_sea_b = states[3, 4, ],
    D_sea_b = states[3, 5, ],
    S_b = states[4, 1, ],
    E_b = states[4, 2, ],
    I_b = states[4, 3, ],
    R_b = states[4, 4, ],
    D_b = states[4, 5, ],
    
    S_a_NB = states[5, 1, ],
    E_a_NB = states[5, 2, ],
    I_a_NB = states[5, 3, ],
    R_a_NB = states[5, 4, ],
    D_a_NB = states[5, 5, ],
    S_sea_a_NB = states[6, 1, ],
    E_sea_a_NB = states[6, 2, ],
    I_sea_a_NB = states[6, 3, ],
    R_sea_a_NB = states[6, 4, ],
    D_sea_a_NB = states[6, 5, ],
    S_sea_b_NB = states[7, 1, ],
    E_sea_b_NB = states[7, 2, ],
    I_sea_b_NB = states[7, 3, ],
    R_sea_b_NB = states[7, 4, ],
    D_sea_b_NB = states[7, 5, ],
    S_b_NB = states[8, 1, ],
    E_b_NB = states[8, 2, ],
    I_b_NB = states[8, 3, ],
    R_b_NB = states[8, 4, ],
    D_b_NB = states[8, 5, ],
    
    S_a_N = states[9, 1, ],
    E_a_N = states[9, 2, ],
    I_a_N = states[9, 3, ],
    R_a_N = states[9, 4, ],
    D_a_N = states[9, 5, ],
    S_b_N = states[10, 1, ],
    E_b_N = states[10, 2, ],
    I_b_N = states[10, 3, ],
    R_b_N = states[10, 4, ],
    D_b_N = states[10, 5, ]
    
    
  )
  
  return(output)
}

# Run simulation

output = gillespie_seir(param,
                         initial_state, 
                         total_time)



# Plot results
output_long = melt(output[1:nrow(output)-1, ], id = "time")

output_a = output_long %>% filter(variable %in% c("S_a", "E_a", "I_a", "R_a", "D_a"))
plot_a = ggplot(output_a, aes(x = time, y = value, color = variable)) +
  geom_line() +
  labs(x = "Time", y = "Number of individuals", color = "Compartment") +
  theme_minimal() +
  ggtitle("At colony A")+
  scale_color_brewer(palette="Set2")


output_sea_a = output_long %>% filter(variable %in% c("S_sea_a", "E_sea_a", "I_sea_a", "R_sea_a", "D_sea_a"))
plot_sea_a = ggplot(output_sea_a, aes(x = time, y = value, color = variable)) +
  geom_line() +
  labs(x = "Time", y = "Number of individuals", color = "Compartment") +
  theme_minimal() +
  ggtitle("At sea A")+
  scale_color_brewer(palette="Set2")

output_a_N = output_long %>% filter(variable %in% c("S_a_N", "E_a_N", "I_a_N", "R_a_N", "D_a_N"))
plot_a_N = ggplot(output_a_N, aes(x = time, y = value, color = variable)) +
  geom_line() +
  labs(x = "Time", y = "Number of individuals", color = "Compartment") +
  theme_minimal() +
  ggtitle("Nestlings A")+
  scale_color_brewer(palette="Set2")


output_b = output_long %>% filter(variable %in% c("S_b", "E_b", "I_b", "R_b", "D_b"))
plot_b = ggplot(output_b, aes(x = time, y = value, color = variable)) +
  geom_line() +
  labs(x = "Time", y = "Number of individuals", color = "Compartment") +
  theme_minimal() +
  ggtitle("In colony B") +
  scale_color_brewer(palette="Set2")


# Display plots
plot_a 
plot_sea_a
plot_b


# 
# summary_output = function(output){
#   
#   N_a = output[1, c("S_a", "I_a")] %>% sum()
#   
#   max_infected_a = max(output[, "I_a"]) 
#   prop_max_infected_a = max_infected_a / N_a
#   dead_a = output[nrow(output), "D_a"]
#   prop_dead_a = dead_a / N_a
#   
#   max_infected_sea = max(output[, "I_sea"]) 
#   dead_sea = output[nrow(output), "D_sea"]
#   
#   prop_non_exposed_from_a = (output[nrow(output), "S_a"] + output[nrow(output), "S_sea"] - output[1, "S_sea"] ) / N_a
#   
#   return( data.frame(
#     N_a = N_a,
#     max_infected_a = max_infected_a,
#     prop_max_infected_a = prop_max_infected_a,
#     dead_a = dead_a,
#     prop_dead_a = prop_dead_a,
#     max_infected_sea = max_infected_sea,
#     dead_sea = dead_sea,
#     prop_non_exposed_from_a = prop_non_exposed_from_a
#     
#   ))
# }
# 
# 
# output_long_list = data.frame()
# response_list = data.frame()
# 
# nb_iterations = 8
# 
# for (i in 1:nb_iterations){
#   
#   output = gillespie_seir(epi_param, initial_state, total_time)
#   output_long = melt(output, id = "time")
#   
#   output_long_i = cbind(output_long,
#                          data.frame(simulation = rep(i, times = nrow(output_long))))
#   
#   output_long_list = rbind(output_long_list, output_long_i)
#   response_list = rbind(response_list, summary_output(output))
#   
# }
# 
# 
# output_a = output_long_list %>% filter(variable %in% c("S_a", "E_a", "I_a", "R_a", "D_a"))
# 
# p = ggplot()
# for(i in 1:nb_iterations){
#   p = p + geom_line(data = output_a %>% subset(., simulation == i )
#                     , aes(x = time, y = value, color = variable)) 
# }
# p = p +
#   labs(x = "Time", y = "Number of individuals", color = "Compartment") +
#   theme_minimal() +
#   ggtitle("Stochastic SEIR Model Simulation (Gillespie Algorithm)")
# 
# 
# p
# 
# 
# data_long = pivot_longer(response_list, cols = -N_a, names_to = "variable", values_to = "value")
# 
# # Créer les diagrammes en violon pour chaque variable
# ggplot(data_long %>% subset(., variable %in% c("dead_a", "max_infected_a")),
#        aes(x = variable, y = value)) +
#   geom_violin() + 
#   geom_dotplot(binaxis='y', stackdir='center', dotsize=1)
# 
# 
